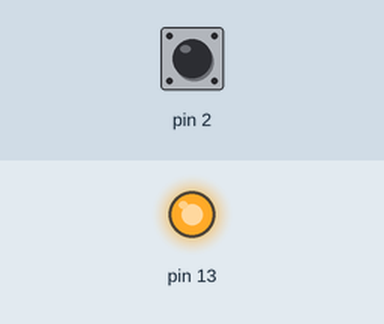
The sketch below on a simulated Arduino Uno, built with avr-gcc and run on an emulated ATmega328P. Parts: output pins drawn as LEDs (lit = HIGH). Dashed ring = blinking. The inputs (shaded band) are chosen by the test bench; at power-on: pin 2 HIGH.

Above: at 1.2 s.
1.3 s: pin 2 pulsed LOW 5 times (0.12 s each, 0.3 s apart)
At 1.87 s:
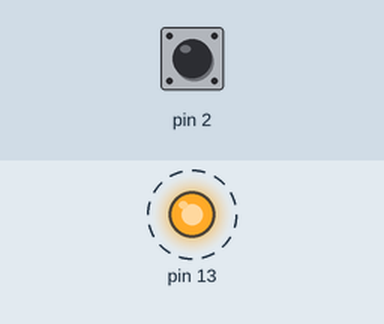
At 3.4 s:
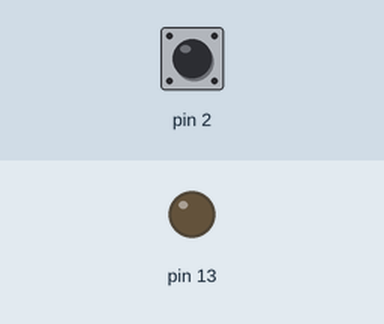
Timing chart, 0 to 4.9 s (numbered marks = the images above; inputs shaded):
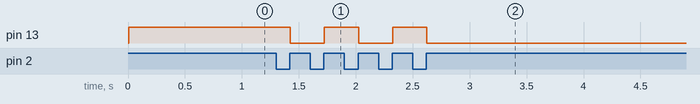

The sketch:

TinkerCAD_02___________-_________________.ino
```cpp
int curState = 0; // òåêóùåå ñîñòîÿíèå êíîïêè
int prevState = 0; // ïðåäûäóùåå ñîñòîÿíèå êíîïêè
boolean ledOn = false; // òåêóùåå ñîñòîÿíèå
void setup() {
  pinMode(2, INPUT);
  pinMode(13, OUTPUT);
}
boolean jitter(boolean prev) {
  boolean cur=digitalRead(2);
  if (cur!=prev) { // åñëè èçìåíèëîñü
      delay(5);
      cur=digitalRead(2); // çàíîâî ñ÷èòûâàåì
      return cur;
  }
}
void loop() {
  curState=jitter(prevState); // ñîñòîÿíèå áåç äðåáåçãà
  if (curState==HIGH && prevState==LOW) {
    ledOn=!ledOn; // èçìåíÿåì òåêóùåå ñîñòîÿíèå
  }
  prevState=curState; // ïðåäûäóùåå ñîñòîÿíèå çàïîìèíàåì
  digitalWrite(13, ledOn);
}
```

Measured:
- after the input at 1.3 s, pin 13: alternates HIGH for 0.30 s and LOW for 0.30 s, 5 changes in all, then stays LOW, starting after 0.13 s
